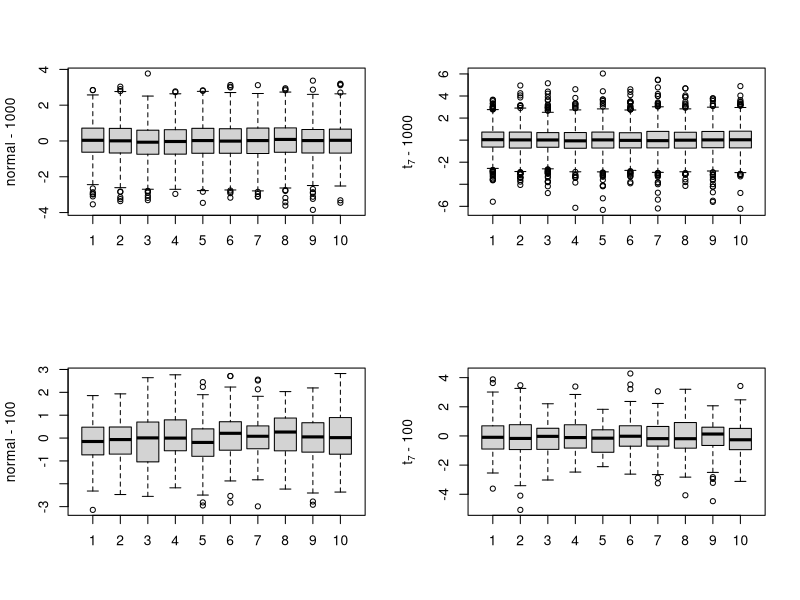
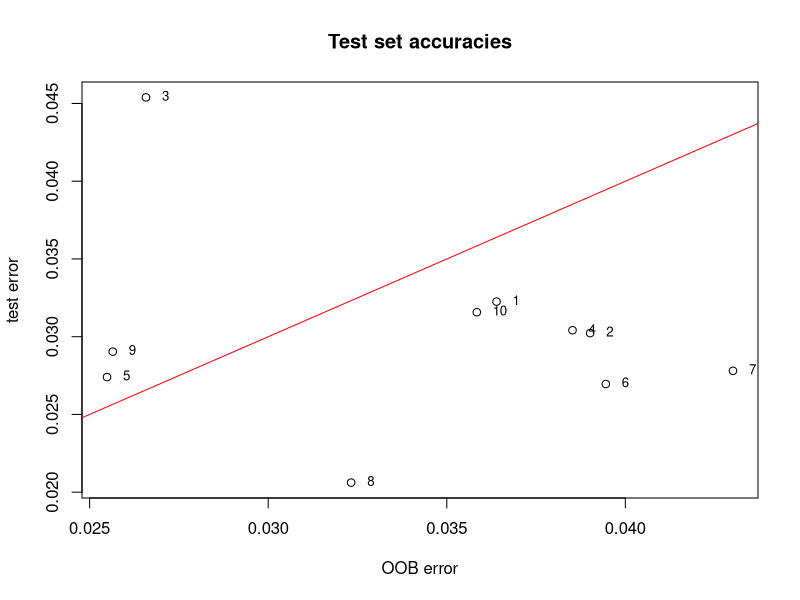
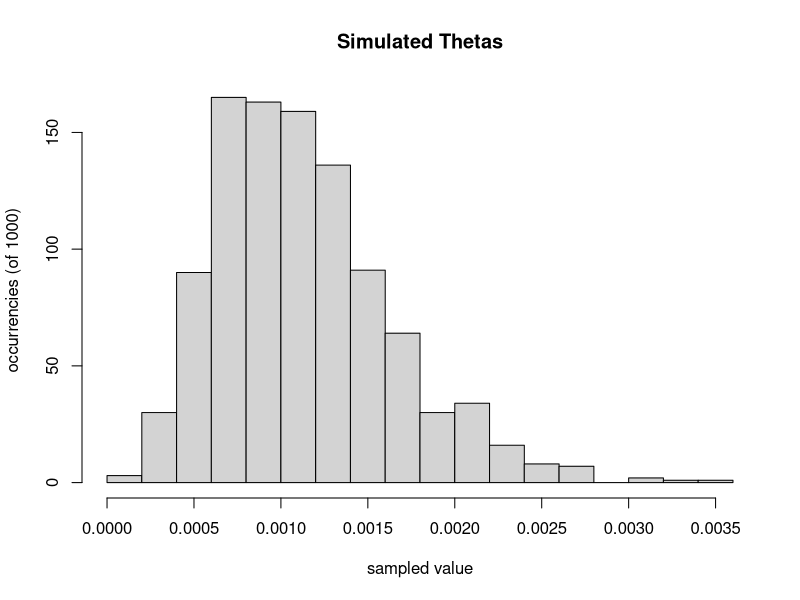
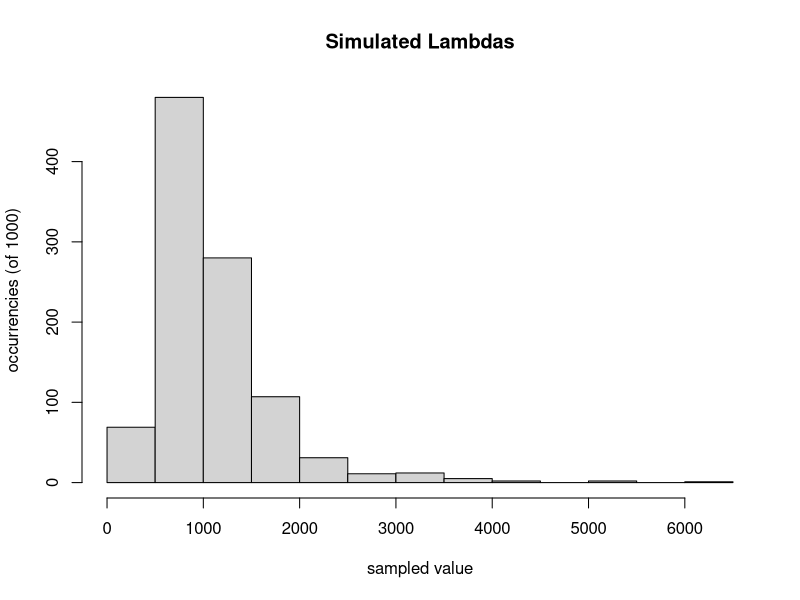

The R script that drew these images, in order:
## ---- chunk 1
knitr::opts_chunk$set(fig.align = 'center', warning=FALSE, message=FALSE, fig.asp=0.625, dev='png', global.par = TRUE, dev.args=list(pointsize=10), fig.path = 'figs/')
## ---- chunk 2
library(knitr)
local({
  hook_plot = knit_hooks$get('plot')
  knit_hooks$set(plot = function(x, options) {
    paste0('\n\n----\n\n', hook_plot(x, options))
  })
})
## ---- chunk 3
oldpar <- par(mfrow=c(2,2))

tenfold1000 <- rep(1:10, rep(1000,10))

boxplot(split(rnorm(1000*10), tenfold1000), ylab="normal - 1000")
boxplot(split(rt(1000*10, 7), tenfold1000),
    ylab=expression(t[7]*" - 1000"))

tenfold100 <- rep(1:10, rep(100, 10))

boxplot(split(rnorm(100*10), tenfold100), ylab="normal - 100")
boxplot(split(rt(100*10, 7), tenfold100),
    ylab=expression(t[7]*" - 100"))

par(oldpar)

## ---- chunk 4
library(MASS)

sapply(MASS::biopsy, function(x)sum(is.na(x)))
biops <- na.omit(MASS::biopsy[,-1])    # Column 1 is ID

## Examine list element names in randomForest object
names(randomForest::randomForest(class~., data=biops))

sapply(MASS::biopsy, function(x)sum(is.na(x)))
biops <- na.omit(MASS::biopsy[,-1])    # Column 1 is ID

## Examine list element names in randomForest object
names(randomForest::randomForest(class~ ., data=biops))

## ---- chunk 5
## Repeated runs, note variation in OOB accuracy.
OOBerr <- c()
for(i in 1:10) {
  biops.rf  <- randomForest::randomForest(class~ ., data=biops)
  OOBerr[i] <- mean(biops.rf$err.rate[,"OOB"])
  
  print(paste(i, ": OOB err = ", round(OOBerr[i], 4), sep=""))
  print(round(biops.rf$confusion, 4))
}
## ---- chunk 6
print(paste("The mean is", round(mean(OOBerr), 5), "while the variance is", round(var(OOBerr), 9)))
## ---- chunk 7
## Repeated train/test splits: OOB accuracy vs test set accuracy.
oobErr <- c()
testErr <- c()
for(i in 1:10){
  trRows <- sample(1:dim(biops)[1], size=round(dim(biops)[1]/2))
  
  biops.rf <- randomForest::randomForest(class~ ., data=biops[trRows, ],
    xtest=biops[-trRows,-10],
    ytest=biops[-trRows,10])
  
  oobErr[i] <- mean(biops.rf$err.rate[,"OOB"])
  testErr[i] <- mean(biops.rf$test$err.rate[,"Test"])
  
  print(round(c(oobErr[i],testErr[i]),4))
}
## ---- chunk 8
print(paste("The mean of the OOB error is", round(mean(oobErr), 5), "while the mean of the test error is", round(mean(testErr), 5)))
#print(paste("The variance between the two errors is", round(var(c(mean(oobErr), mean(testErr))), 6)))
## ---- chunk 9
plot(oobErr,testErr, xlab="OOB error", ylab="test error", main = "Test set accuracies")
text(x=oobErr, y=testErr, labels=seq(1, length(oobErr), 1), pos=4, offset=0.8, cex=0.8)
abline(0, 1, col="red")
## ---- chunk 10
randomForest::randomForest(class~ ., data=biops, xtest=biops[,-10], ytest=biops[,10])
## ---- chunk 11
obs <- c(751, 594, 1213, 1126, 819)    # Observations

s <- sum(obs)                          # Sum of observations
n <- length(obs)                       # Number of observations

replicatesnr <- 1000                   # Number of posterior samples to draw

# Posterior Thetas
theta_sim <- rgamma(replicatesnr, shape=n, rate=s)
hist(theta_sim, breaks=20,
     main="Simulated Thetas",
     xlab="sampled value",
     ylab="occurrencies (of 1000)")

# Posterior Lambdas
lambda_sim <- 1.0/theta_sim
hist(lambda_sim, breaks=16,
     main="Simulated Lambdas",
     xlab="sampled value",
     ylab="occurrencies (of 1000)")

# Estimate of lambda > 1000 | (from the 1000 samples above)
prest_1000 <- sum(lambda_sim > 1000) / replicatesnr    # ~ 0.463


# Estimate of lambda > 1000 | (from n_samples -> +infty)
approx_infty <- 10000000    # The best we can with 16GB RAM (in one run!)
prest_infty <- sum((1.0/rgamma(approx_infty, shape=n, rate=s)) > 1000) / approx_infty    # ~ 0.469
